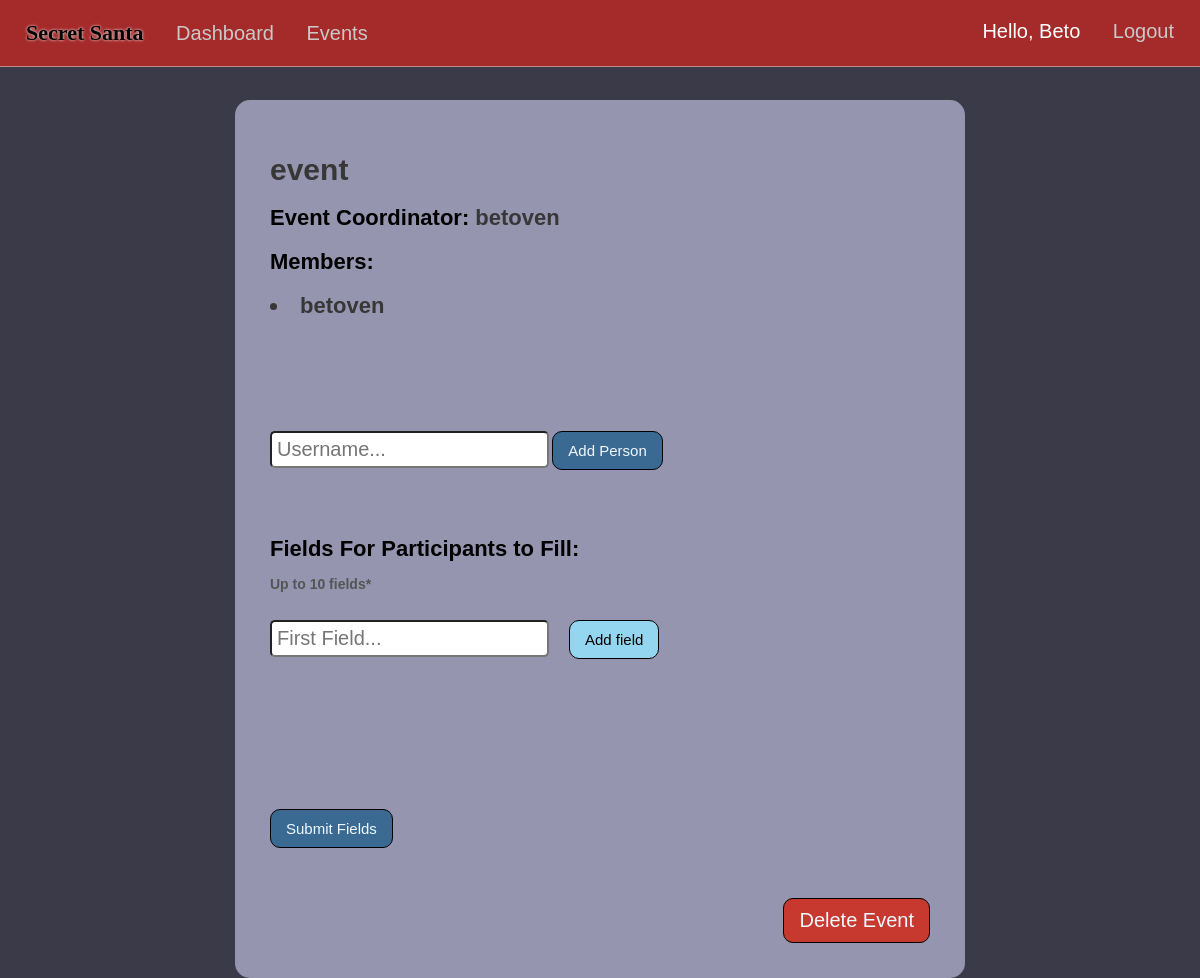
The app's page /event-info/id=8 (signed in), older data.
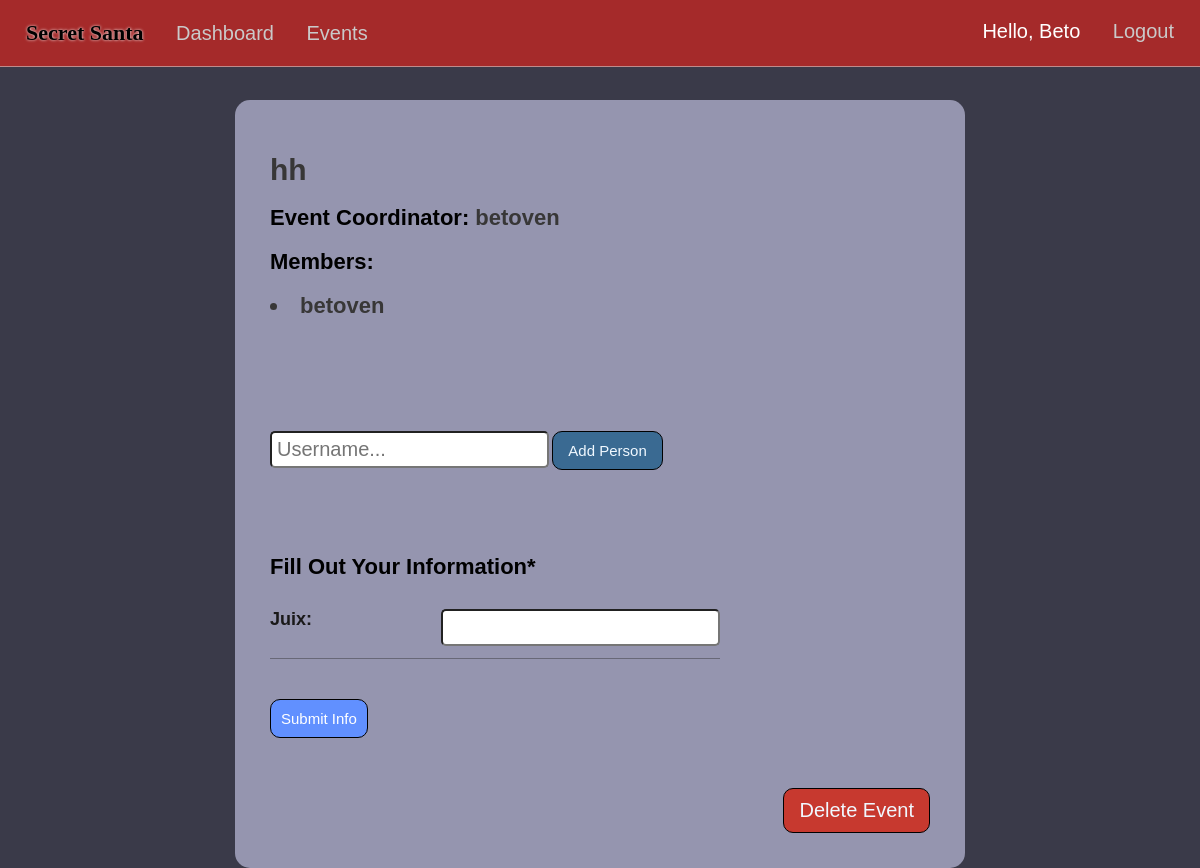
The same page, newer data.
### market/models.py (models this page shows, shortened)
class User(db.Model, UserMixin):
    id = db.Column(db.Integer(), primary_key=True)
    username = db.Column(db.String(length=30), nullable=False, unique=True)
    first_name = db.Column(db.String(length=50), nullable=False)
    last_name = db.Column(db.String(length=50), nullable=False)
    email_address = db.Column(db.String(length=50), nullable=False, unique=True)
    password_hash = db.Column(db.String(length=60), nullable=False)
    events = db.relationship('Event', backref='coordinator', lazy=True)
    events_attending = db.relationship('EventMembers', backref='attendees', lazy=True)
    @property
    def password(self):
        return self.password_hash

class Event(db.Model):
    event_id = db.Column(db.Integer(), primary_key=True)
    coordinator_id = db.Column(db.Integer(), db.ForeignKey('user.id'), nullable=False)
    event_name = db.Column(db.String(length=75), nullable=False, unique=True)
    event_date = db.Column(db.Date())
    event_status = db.Column(db.String(length=20))
    members = db.relationship('EventMembers', backref='attended_events', lazy=True)
    fields = db.relationship('EventFields', backref='event_for_field', lazy=True)

class EventMembers(db.Model):
    id = db.Column(db.Integer(), primary_key=True)
    event_id = db.Column(db.Integer(), db.ForeignKey('event.event_id'), nullable=False)
    user_id = db.Column(db.Integer(), db.ForeignKey('user.id'), nullable=False)
    status = db.Column(db.String(length=20))
    user = db.relationship('User', backref='event_members', lazy=True)
    events = db.relationship('Event', backref='event_link', lazy=True)

class EventFields(db.Model):
    id = db.Column(db.Integer(), primary_key=True)
    event_id = db.Column(db.Integer(), db.ForeignKey('event.event_id'), nullable=False)
    field_1 = db.Column(db.String(length=150), nullable=False)
    field_2 = db.Column(db.String(length=150))
    field_3 = db.Column(db.String(length=150))
    field_4 = db.Column(db.String(length=150))
    field_5 = db.Column(db.String(length=150))
    field_6 = db.Column(db.String(length=150))
    field_7 = db.Column(db.String(length=150))
    field_8 = db.Column(db.String(length=150))
    field_9 = db.Column(db.String(length=150))
    field_10 = db.Column(db.String(length=150))

### market/routes.py (the view, shortened to what this page needs)
@app.route("/event-info/id=<int:event_id>", methods=['GET','POST'])
@login_required
def event_info(event_id):
    event = Event.query.filter_by(event_id=event_id).first()
    event_pending = EventMembers.query.filter_by(event_id=event_id,status='pending').first()
    event_fields = EventFields.query.filter_by(event_id=event_id).first()
    member_status = EventMembers.query.filter_by(event_id=event_id,user_id=current_user.id,status='member').first()
    if not event:
        flash('Event not found.', category='danger')
        return redirect(url_for('events_page'))
    form=AddUserEvent()
    fieldform=FieldsForm()
    userfieldsform=UserFieldsForm()
    return render_template("info.html",event=event, form=form, event_pending=event_pending, event_fields=event_fields, fieldform=fieldform,userfieldsform=userfieldsform,member_status=member_status)

### market/forms.py (shortened to what this page needs)
class AddUserEvent(FlaskForm):
  username = StringField(validators=[DataRequired()])
  submit = SubmitField(label='Add Person')

class FieldsForm(FlaskForm):
  field_1 = StringField(label='Entry #1:', validators=[DataRequired()])
  field_2 = StringField(label='Entry #2:')
  field_3 = StringField(label='Entry #3:')
  field_4 = StringField(label='Entry #4:')
  field_5 = StringField(label='Entry #5:')
  field_6 = StringField(label='Entry #6:')
  field_7 = StringField(label='Entry #7:')
  field_8 = StringField(label='Entry #8:')
  field_9 = StringField(label='Entry #9:')
  field_10 = StringField(label='Entry #10:')
  submit = SubmitField(label='Submit Fields')

### market/models.py (called while the page is built)
@login_manager.user_loader
def load_user(user_id):
    return User.query.get(int(user_id))

### market/templates/info.html (shortened to what this page needs)
{% extends 'base.html' %}
  {% block style %}
  <link rel= "stylesheet" type= "text/css" href= "{{ url_for('static',filename='styles/events.css') }}">
  {% endblock %}
  {% block content %}
  {% if event.event_status=='open' %}
  <center>
    <div class="create-div">
      <div class="event">
        <div class="titles-div">
          <h1 class="e-title"><span class="event-info event-info-title">{{event.event_name}}</span></h1>
          <h1 class="event-title e-title">Event Coordinator: <span class="event-info">{{event.coordinator.username}}</span></h1>
          <h1 class="event-title e-title">Members:</h1>
          <h1 class="event-title e-title">
          {% for attendee in event.members %}
            {% if current_user.username==attendee.user.username %}
              {% if attendee.user.id==event.coordinator_id %}
                <li class="event-info">{{ attendee.user.username }} </li>
              {% elif attendee.status =='member'%}
              <div class="member-delete">
                <li class="event-info">{{ attendee.user.username }} </li>
              </div>
                {% endif %}
            {% else %}
            {% if attendee.status =='member'%}
            <div class="member-delete">
              <li class="event-info">{{ attendee.user.username }} </li>
            </div>
            {% endif %}
            {% endif %}
          {% endfor %}
            </h1>
        </div>
        <div class="buttons">
          {% if current_user.is_authenticated and current_user.id == event.coordinator.id %}
          <br><br><br>
            <br><br><br><br><br>
            <form method="POST">
              {{ form.username(class="user-info",placeholder="Username...") }}
              {{ form.submit(class="add-btn") }}
            </form>
          {% endif %}
        </div>
        <br><br><br><br>
        {% if current_user.is_authenticated and current_user.id == event.coordinator.id and not event_fields %}
          <h1 class="fields-title">Fields For Participants to Fill:</h1>
          <br>
          <p class="fields-subtitle">Up to 10 fields*</p>
          <br><br>
          <form method="POST">
            {{ fieldform.field_1(class="user-info", id=1, placeholder="First Field...") }}<button class="js-button" id= "first" type="button" onclick="nextfield(2,'second','first')">Add field</button><br>
            {{ fieldform.field_2(class="js-user-info", id=2,placeholder="Second Field...") }}<button class="js-button-inv" id= "second" type="button" onclick="nextfield(3,'third','second')">Add field</button><br>
            {{ fieldform.field_3(class="js-user-info", id=3,placeholder="Third Field...") }}<button class="js-button-inv" id= "third" type="button" onclick="nextfield(4,'fourth','third')">Add field</button><br>
            {{ fieldform.field_4(class="js-user-info", id=4,placeholder="Fourth Field...") }}<button class="js-button-inv" id= "fourth" type="button" onclick="nextfield(5,'fifth','fourth')">Add field</button><br>
            {{ fieldform.field_5(class="js-user-info", id=5,placeholder="Fifth Field...") }}<button class="js-button-inv" id= "fifth" type="button" onclick="nextfield(6,'sixth','fifth')">Add field</button><br>
            {{ fieldform.field_6(class="js-user-info", id=6,placeholder="Sixth Field...") }}<button class="js-button-inv" id= "sixth" type="button" onclick="nextfield(7,'seventh','sixth')">Add field</button><br>
            {{ fieldform.field_7(class="js-user-info", id=7,placeholder="Seventh Field...") }}<button class="js-button-inv" id= "seventh" type="button" onclick="nextfield(8,'eight','seventh')">Add field</button><br>
            {{ fieldform.field_8(class="js-user-info", id=8,placeholder="Eighth Field...") }}<button class="js-button-inv" id= "eight" type="button" onclick="nextfield(9,'ninth','eight')">Add field</button><br>
            {{ fieldform.field_9(class="js-user-info", id=9,placeholder="Ninth Field...") }}<button class="js-button-inv" id= "ninth" type="button" onclick="nextfield(10,'ninth','ninth')">Add field</button><br>
            {{ fieldform.field_10(class="js-user-info", id=10,placeholder="Tenth Field...") }}<br>
            <br>
            {{ fieldform.submit(class="add-btn") }}
          </form>
        {% endif%}
        {% if current_user.is_authenticated and event_fields and member_status%}
        <h1 class="e-title">Fill Out Your Information*</h1><br>
        <form method="POST" action="{{ url_for('user_fields_add', event_id=event.event_id) }}">
          <div class="form-container">
          {% if event_fields.field_1 %}
            <div class="field-item form-flex">
              {{event_fields.field_1 | title}}:
              {{ userfieldsform.field_1(class="user-info")}}
            </div>
          {% endif %}
          {{userfieldsform.submit(class='submit-info-btn')}}
          </div>
        </form>
        {% endif %}
        <div class="key-btns-container">
        {% if current_user.is_authenticated and current_user.id == event.coordinator.id %}
          <br><br><br>
            <a href="{{ url_for('delete_event', event_id=event.event_id) }}"><button class="delete-btn">Delete Event</button></a>
        {% endif %}
        </div>
      </div>
    </div>
  </center>
  {% elif event.event_status=='closed' %}
  <p>Closed event</p>
  {% endif %}
  {% endblock %}

### market/templates/base.html (shortened to what this page needs)
<!DOCTYPE html>
<html lang="en">
<head>
  <link rel= "stylesheet" type= "text/css" href= "{{ url_for('static',filename='styles/main.css') }}">
  {% block style %}
  {% endblock %}
</head>
<body>
  <nav>
    <ul class="top-left-nav">
      <a href="{{ url_for('home_page') }}" ><li class="li-title">
        Secret Santa
      </li></a>
    {% if current_user.is_authenticated %}
      <li>
        <a href="{{ url_for('dashboard_page') }}" class="nav-item">Dashboard</a>
      </li>
      <li>
        <a href="{{ url_for('events_page') }}" class="nav-item">Events</a>
      </li>
    {% endif %}
    </ul>
    {% if current_user.is_authenticated %}
    <ul class="top-right-nav">
      <li>
        <p class="nav-name">Hello, {{ current_user.first_name.title() }} </p>
      </li>
      <li>
        <a class="nav-item" href="{{ url_for('logout_page') }}">Logout</a>
      </li>
    </ul>
    {% endif %}
  </nav>
  {% block content %}
  {% endblock %}
</body>
</html>

### market/static/styles/main.css (style rules this page uses)
* { margin: 0px; box-sizing: border-box; }
body { margin-top: 66px; font-family: Arial, Helvetica, sans-serif; background-color: rgb(58, 58, 73); color: white; padding: 0px 10px; padding-bottom: 80px; }
nav { display: flex; justify-content: space-between; background-color: brown; padding: 20px 20px; position: fixed; right: 0px; left: 0px; top:0px; z-index: 1000; color: black; font-family:'Gill Sans', 'Gill Sans MT', Calibri, 'Trebuchet MS', sans-serif; font-size: 20px; border-bottom: 1px solid rgba(209, 208, 208, 0.589); }
.li-title { font-weight: bolder; font-size: 22px; font-family: 'Grinched'; text-shadow: 0px 0px 3px white; }
.top-left-nav { list-style: none; padding: 0px; display: inline-block; }
.top-left-nav li,.top-right-nav li { display: inline-block; margin-right: 6px; margin-left: 6px; }
.top-right-nav { list-style: none; padding: 0px; display: inline-block; }
.nav-item { text-decoration: none; color: rgb(202, 201, 201); margin-left: 15px; }
.nav-name { text-decoration: none; color: rgb(255, 255, 255); }
a { text-decoration: none; color: Black; }

### market/static/styles/events.css (style rules this page uses)
body { margin-top: 80px; padding: 0px 10px; }
.event { background-color: rgb(149, 149, 175); min-height: 350px; max-width: 750px; margin-top: 100px; border-radius: 15px; text-align: left; padding:35px; font-size: 12px; display: flex; flex-direction:column; justify-content:space-between; margin-left: 10px; margin-right: 10px; }
.event-info-title { font-size: 30px; }
.e-title { margin-top: 18px; font-size: 22px; color: rgb(0, 0, 0); font-family: 'Gill Sans', 'Gill Sans MT', Calibri, 'Trebuchet MS', sans-serif; }
.titles-div { display: inline-block; }
.event-info { color: rgb(56, 55, 55); }
.delete-btn { cursor: pointer; background-color: rgb(199, 57, 47); border: none; color: aliceblue; padding: 10px 15px; border-radius: 10px; font-size: 20px; font-family: 'Gill Sans', 'Gill Sans MT', Calibri, 'Trebuchet MS', sans-serif; border:1px solid black; }
.create-div { max-width: 750px; }
.submit-info-btn { font-size: 15px; padding: 10px; border-radius: 10px; border: 1px solid black; color: rgb(255, 255, 255); background-color: rgb(97, 144, 255); margin-top: 40px; font-family:"Calibri", Geneva, Tahoma, sans-serif; cursor: pointer; }
.add-btn { cursor: pointer; background-color: rgb(58, 106, 146); border: none; color: aliceblue; padding: 10px 15px; border-radius: 10px; font-size: 15px; font-family: 'Gill Sans', 'Gill Sans MT', Calibri, 'Trebuchet MS', sans-serif; margin-right: 15px; border: 1px solid black; }
.user-info { font-size: 20px; padding: 5px; border-radius: 5px; margin-bottom: 12px; }
.form-flex { display: flex; max-width: 450px; justify-content:space-between; align-items: top; border-bottom: 1px solid rgba(39, 39, 39, 0.411); padding-top: 15px; }
.field-item { color:rgb(26, 25, 25); font-size: large; font-weight: bold; }
.key-btns-container { display: flex; margin-top: 50px; justify-content: end; }

Row changes from the older to the newer data that the page shows:
changed Event: event_name "event" → "hh"
added EventFields: field_1 "Juix"
Text that changed along with them:
form field submit: (not shown) → "Submit Info"
form field submit: "Submit Fields" → (not shown)
text no longer shown: "Fields For Participants to Fill: Up to 10 fields* Add field"
text now shown: "Fill Out Your Information* :"
